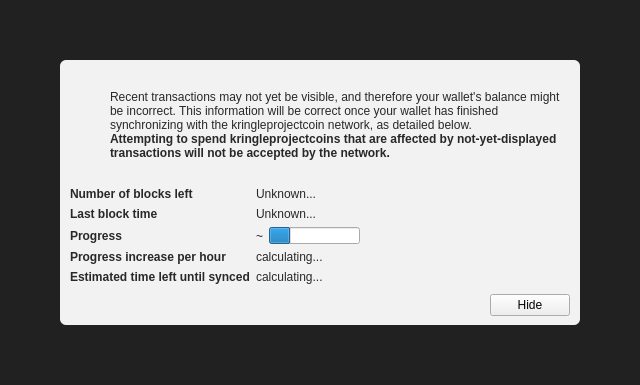
<?xml version="1.0" encoding="UTF-8"?>
<ui version="4.0">
 <class>ModalOverlay</class>
 <widget class="ModalOverlay" name="ModalOverlay">
  <property name="geometry">
   <rect>
    <x>0</x>
    <y>0</y>
    <width>640</width>
    <height>385</height>
   </rect>
  </property>
  <property name="windowTitle">
   <string>Form</string>
  </property>
  <layout class="QVBoxLayout" name="verticalLayout" stretch="0">
   <property name="sizeConstraint">
    <enum>QLayout::SetDefaultConstraint</enum>
   </property>
   <property name="leftMargin">
    <number>0</number>
   </property>
   <property name="topMargin">
    <number>0</number>
   </property>
   <property name="rightMargin">
    <number>0</number>
   </property>
   <property name="bottomMargin">
    <number>0</number>
   </property>
   <item>
    <widget class="QWidget" name="bgWidget" native="true">
     <property name="styleSheet">
      <string notr="true">#bgWidget { background: rgba(0,0,0,220); }</string>
     </property>
     <layout class="QVBoxLayout" name="verticalLayoutMain" stretch="1">
      <property name="leftMargin">
       <number>60</number>
      </property>
      <property name="topMargin">
       <number>60</number>
      </property>
      <property name="rightMargin">
       <number>60</number>
      </property>
      <property name="bottomMargin">
       <number>60</number>
      </property>
      <item>
       <widget class="QWidget" name="contentWidget" native="true">
        <property name="styleSheet">
         <string notr="true">#contentWidget { background: rgba(255,255,255,240); border-radius: 6px; }

QLabel { color: rgb(40,40,40);  }</string>
        </property>
        <layout class="QVBoxLayout" name="verticalLayoutSub" stretch="1,0,0,0">
         <property name="spacing">
          <number>0</number>
         </property>
         <property name="leftMargin">
          <number>10</number>
         </property>
         <property name="topMargin">
          <number>10</number>
         </property>
         <property name="rightMargin">
          <number>10</number>
         </property>
         <property name="bottomMargin">
          <number>10</number>
         </property>
         <item>
          <layout class="QHBoxLayout" name="horizontalLayoutIconText" stretch="0,1">
           <property name="topMargin">
            <number>20</number>
           </property>
           <item>
            <layout class="QVBoxLayout" name="verticalLayoutIcon">
             <property name="leftMargin">
              <number>0</number>
             </property>
             <item>
              <widget class="QPushButton" name="warningIcon">
               <property name="enabled">
                <bool>false</bool>
               </property>
               <property name="text">
                <string/>
               </property>
               <property name="icon">
                <iconset>
                 <normaloff>:/icons/warning</normaloff>
                 <disabledoff>:/icons/warning</disabledoff>:/icons/warning</iconset>
               </property>
               <property name="iconSize">
                <size>
                 <width>48</width>
                 <height>48</height>
                </size>
               </property>
               <property name="flat">
                <bool>true</bool>
               </property>
              </widget>
             </item>
             <item>
              <spacer name="verticalSpacerWarningIcon">
               <property name="orientation">
                <enum>Qt::Vertical</enum>
               </property>
               <property name="sizeHint" stdset="0">
                <size>
                 <width>20</width>
                 <height>40</height>
                </size>
               </property>
              </spacer>
             </item>
            </layout>
           </item>
           <item>
            <layout class="QVBoxLayout" name="verticalLayoutInfoText">
             <property name="leftMargin">
              <number>0</number>
             </property>
             <property name="topMargin">
              <number>0</number>
             </property>
             <item>
              <widget class="QLabel" name="infoText">
               <property name="text">
                <string>Recent transactions may not yet be visible, and therefore your wallet's balance might be incorrect. This information will be correct once your wallet has finished synchronizing with the kringleprojectcoin network, as detailed below.</string>
               </property>
               <property name="textFormat">
                <enum>Qt::RichText</enum>
               </property>
               <property name="wordWrap">
                <bool>true</bool>
               </property>
              </widget>
             </item>
             <item>
              <widget class="QLabel" name="infoTextStrong">
               <property name="font">
                <font>
                 <weight>75</weight>
                 <bold>true</bold>
                </font>
               </property>
               <property name="text">
                <string>Attempting to spend kringleprojectcoins that are affected by not-yet-displayed transactions will not be accepted by the network.</string>
               </property>
               <property name="textFormat">
                <enum>Qt::RichText</enum>
               </property>
               <property name="wordWrap">
                <bool>true</bool>
               </property>
              </widget>
             </item>
             <item>
              <spacer name="verticalSpacerInTextSpace">
               <property name="orientation">
                <enum>Qt::Vertical</enum>
               </property>
               <property name="sizeHint" stdset="0">
                <size>
                 <width>20</width>
                 <height>40</height>
                </size>
               </property>
              </spacer>
             </item>
            </layout>
           </item>
          </layout>
         </item>
         <item>
          <spacer name="verticalSpacerAfterText">
           <property name="orientation">
            <enum>Qt::Vertical</enum>
           </property>
           <property name="sizeHint" stdset="0">
            <size>
             <width>20</width>
             <height>40</height>
            </size>
           </property>
          </spacer>
         </item>
         <item>
          <layout class="QFormLayout" name="formLayout">
           <property name="fieldGrowthPolicy">
            <enum>QFormLayout::FieldsStayAtSizeHint</enum>
           </property>
           <property name="horizontalSpacing">
            <number>6</number>
           </property>
           <property name="verticalSpacing">
            <number>6</number>
           </property>
           <property name="topMargin">
            <number>10</number>
           </property>
           <item row="0" column="0">
            <widget class="QLabel" name="labelNumberOfBlocksLeft">
             <property name="font">
              <font>
               <weight>75</weight>
               <bold>true</bold>
              </font>
             </property>
             <property name="text">
              <string>Number of blocks left</string>
             </property>
            </widget>
           </item>
           <item row="0" column="1">
            <widget class="QLabel" name="numberOfBlocksLeft">
             <property name="text">
              <string>Unknown...</string>
             </property>
            </widget>
           </item>
           <item row="1" column="0">
            <widget class="QLabel" name="labelLastBlockTime">
             <property name="font">
              <font>
               <weight>75</weight>
               <bold>true</bold>
              </font>
             </property>
             <property name="text">
              <string>Last block time</string>
             </property>
            </widget>
           </item>
           <item row="1" column="1">
            <widget class="QLabel" name="newestBlockDate">
             <property name="sizePolicy">
              <sizepolicy hsizetype="Maximum" vsizetype="Preferred">
               <horstretch>0</horstretch>
               <verstretch>0</verstretch>
              </sizepolicy>
             </property>
             <property name="text">
              <string>Unknown...</string>
             </property>
            </widget>
           </item>
           <item row="2" column="0">
            <widget class="QLabel" name="labelSyncDone">
             <property name="font">
              <font>
               <weight>75</weight>
               <bold>true</bold>
              </font>
             </property>
             <property name="text">
              <string>Progress</string>
             </property>
            </widget>
           </item>
           <item row="2" column="1">
            <layout class="QHBoxLayout" name="horizontalLayoutSync" stretch="0,1">
             <item>
              <widget class="QLabel" name="percentageProgress">
               <property name="text">
                <string notr="true">~</string>
               </property>
              </widget>
             </item>
             <item>
              <widget class="QProgressBar" name="progressBar">
               <property name="value">
                <number>24</number>
               </property>
               <property name="format">
                <string/>
               </property>
              </widget>
             </item>
            </layout>
           </item>
           <item row="4" column="0">
            <widget class="QLabel" name="labelProgressIncrease">
             <property name="font">
              <font>
               <weight>75</weight>
               <bold>true</bold>
              </font>
             </property>
             <property name="text">
              <string>Progress increase per hour</string>
             </property>
            </widget>
           </item>
           <item row="4" column="1">
            <widget class="QLabel" name="progressIncreasePerH">
             <property name="text">
              <string>calculating...</string>
             </property>
            </widget>
           </item>
           <item row="5" column="0">
            <widget class="QLabel" name="labelEstimatedTimeLeft">
             <property name="font">
              <font>
               <weight>75</weight>
               <bold>true</bold>
              </font>
             </property>
             <property name="text">
              <string>Estimated time left until synced</string>
             </property>
            </widget>
           </item>
           <item row="5" column="1">
            <widget class="QLabel" name="expectedTimeLeft">
             <property name="text">
              <string>calculating...</string>
             </property>
            </widget>
           </item>
          </layout>
         </item>
         <item>
          <layout class="QHBoxLayout" name="horizontalLayoutButtons">
           <property name="leftMargin">
            <number>10</number>
           </property>
           <property name="topMargin">
            <number>10</number>
           </property>
           <item>
            <spacer name="horizontalSpacer">
             <property name="orientation">
              <enum>Qt::Horizontal</enum>
             </property>
             <property name="sizeHint" stdset="0">
              <size>
               <width>40</width>
               <height>20</height>
              </size>
             </property>
            </spacer>
           </item>
           <item>
            <widget class="QPushButton" name="closeButton">
             <property name="text">
              <string>Hide</string>
             </property>
            </widget>
           </item>
          </layout>
         </item>
        </layout>
       </widget>
      </item>
     </layout>
    </widget>
   </item>
  </layout>
 </widget>
 <customwidgets>
  <customwidget>
   <class>ModalOverlay</class>
   <extends>QWidget</extends>
   <header>modaloverlay.h</header>
   <container>1</container>
  </customwidget>
 </customwidgets>
 <resources/>
 <connections/>
</ui>
